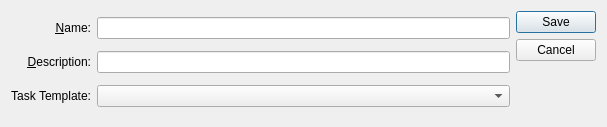
<?xml version="1.0" encoding="UTF-8"?>
<ui version="4.0">
 <comment>This file is part of the xTuple ERP: PostBooks Edition, a free and
open source Enterprise Resource Planning software suite,
Copyright (c) 1999-2018 by OpenMFG LLC, d/b/a xTuple.
It is licensed to you under the Common Public Attribution License
version 1.0, the full text of which (including xTuple-specific Exhibits)
is available at www.xtuple.com/CPAL.  By using this software, you agree
to be bound by its terms.</comment>
 <class>opportunityType</class>
 <widget class="QDialog" name="opportunityType">
  <property name="geometry">
   <rect>
    <x>0</x>
    <y>0</y>
    <width>607</width>
    <height>127</height>
   </rect>
  </property>
  <property name="windowTitle">
   <string>Opportunity Type</string>
  </property>
  <layout class="QGridLayout" name="gridLayout">
   <item row="0" column="3">
    <layout class="QVBoxLayout">
     <property name="spacing">
      <number>0</number>
     </property>
     <item>
      <widget class="QDialogButtonBox" name="_buttonBox">
       <property name="orientation">
        <enum>Qt::Vertical</enum>
       </property>
       <property name="standardButtons">
        <set>QDialogButtonBox::Cancel|QDialogButtonBox::Save</set>
       </property>
      </widget>
     </item>
     <item>
      <spacer name="verticalSpacer">
       <property name="orientation">
        <enum>Qt::Vertical</enum>
       </property>
       <property name="sizeHint" stdset="0">
        <size>
         <width>20</width>
         <height>40</height>
        </size>
       </property>
      </spacer>
     </item>
    </layout>
   </item>
   <item row="0" column="2">
    <layout class="QHBoxLayout">
     <property name="spacing">
      <number>5</number>
     </property>
     <item>
      <layout class="QGridLayout" name="gridLayout_2">
       <item row="0" column="1">
        <widget class="XLineEdit" name="_name"/>
       </item>
       <item row="0" column="0">
        <widget class="QLabel" name="_nameLit">
         <property name="text">
          <string>&amp;Name:</string>
         </property>
         <property name="alignment">
          <set>Qt::AlignRight|Qt::AlignTrailing|Qt::AlignVCenter</set>
         </property>
         <property name="buddy">
          <cstring>_name</cstring>
         </property>
        </widget>
       </item>
       <item row="1" column="0">
        <widget class="QLabel" name="_descriptionLit">
         <property name="text">
          <string>&amp;Description:</string>
         </property>
         <property name="alignment">
          <set>Qt::AlignRight|Qt::AlignTrailing|Qt::AlignVCenter</set>
         </property>
         <property name="buddy">
          <cstring>_description</cstring>
         </property>
        </widget>
       </item>
       <item row="1" column="1">
        <widget class="XLineEdit" name="_description"/>
       </item>
       <item row="2" column="1">
        <widget class="XComboBox" name="_template">
         <property name="allowNull">
          <bool>true</bool>
         </property>
         <property name="type">
          <enum>XComboBox::Adhoc</enum>
         </property>
        </widget>
       </item>
       <item row="2" column="0">
        <widget class="XLabel" name="_templateLit">
         <property name="text">
          <string>Task Template:</string>
         </property>
         <property name="alignment">
          <set>Qt::AlignRight|Qt::AlignTrailing|Qt::AlignVCenter</set>
         </property>
        </widget>
       </item>
      </layout>
     </item>
    </layout>
   </item>
  </layout>
 </widget>
 <layoutdefault spacing="6" margin="11"/>
 <customwidgets>
  <customwidget>
   <class>XComboBox</class>
   <extends>QComboBox</extends>
   <header>xcombobox.h</header>
  </customwidget>
  <customwidget>
   <class>XLabel</class>
   <extends>QLabel</extends>
   <header>xlabel.h</header>
  </customwidget>
  <customwidget>
   <class>XLineEdit</class>
   <extends>QLineEdit</extends>
   <header>xlineedit.h</header>
   <container>1</container>
  </customwidget>
 </customwidgets>
 <resources/>
 <connections/>
</ui>
